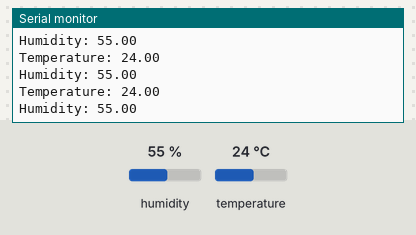
Simulated run of this sketch. Board: Arduino Uno, built with avr-gcc and run on an emulated ATmega328P. On the bench: the last lines printed to the serial monitor. Inputs (shaded band) come from the test bench; at power-on: humidity 55 %, temperature 24 °C.

Above: at 4.3 s.
4.4 s: humidity set to 22 %
At 6.8 s:
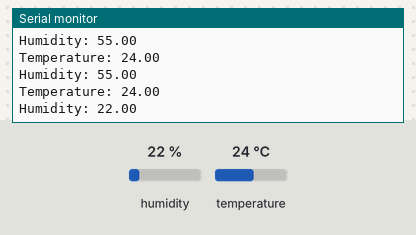
7.9 s: temperature set to 12 °C
At 9.7 s:
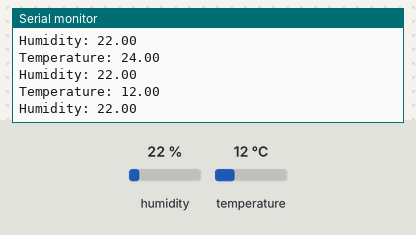
11.4 s: humidity set to 40 %
At 14.5 s:
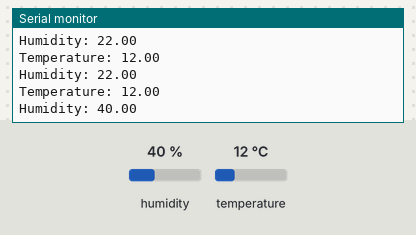
Timing chart, 0 to 16.0 s (numbered marks = the images above; inputs shaded):
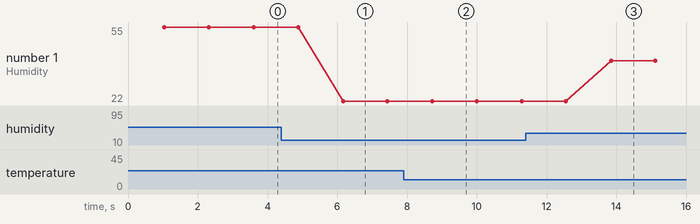

Measured:
- after the input at 4.4 s, the serial monitor: prints a new line after 1.8 s (image 1)
- after the input at 7.9 s, the serial monitor: prints a new line after 0.81 s (image 2)
- after the input at 11.4 s, the serial monitor: prints a new line after 2.5 s (image 3)
- plotted number 1: 55 → 22 after the input at 4.4 s, 22 → 40 after the input at 11.4 s

The sketch:

Truyen_NhietDo.ino
```cpp
#define PIN_SEND 3
#include <IRremote.h>
#include <DHT.h>
#define DHT11Pin 4
#define DHTType DHT11
DHT HT(DHT11Pin, DHTType);

float tempC;
float humidity;

void setup() {
  HT.begin();
  Serial.begin(9600);
  IrSender.begin(PIN_SEND);
}

void loop() {
  delay(1000);
  tempC = HT.readTemperature();
  humidity = HT.readHumidity();
  Serial.print("Temperature: ");
  Serial.println(tempC);
  Serial.print("Humidity: ");
  Serial.println(humidity);
  if (tempC > 28 && humidity > 80) {
    IrSender.sendRC5(0x1, 8);  // Truyền mã 0x1 với độ dài 8 bit
    delay(200);
  } else {
    IrSender.sendRC5(0x2, 8);  // Truyền mã 0x2 với độ dài 8 bit
    delay(200);
  }
}
```
